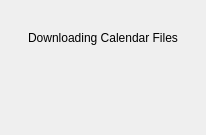
<?xml version="1.0" encoding="UTF-8"?>
<ui version="4.0">
 <class>TCalendarDownload</class>
 <widget class="QDialog" name="TCalendarDownload">
  <property name="geometry">
   <rect>
    <x>0</x>
    <y>0</y>
    <width>206</width>
    <height>135</height>
   </rect>
  </property>
  <property name="windowTitle">
   <string>Donload Calendar Files</string>
  </property>
  <layout class="QVBoxLayout" name="verticalLayout">
   <item>
    <widget class="QLabel" name="label">
     <property name="text">
      <string>Downloading Calendar Files</string>
     </property>
     <property name="alignment">
      <set>Qt::AlignCenter</set>
     </property>
    </widget>
   </item>
   <item>
    <widget class="QLabel" name="dlFileLabel">
     <property name="text">
      <string/>
     </property>
     <property name="alignment">
      <set>Qt::AlignCenter</set>
     </property>
    </widget>
   </item>
  </layout>
 </widget>
 <resources/>
 <connections/>
</ui>
